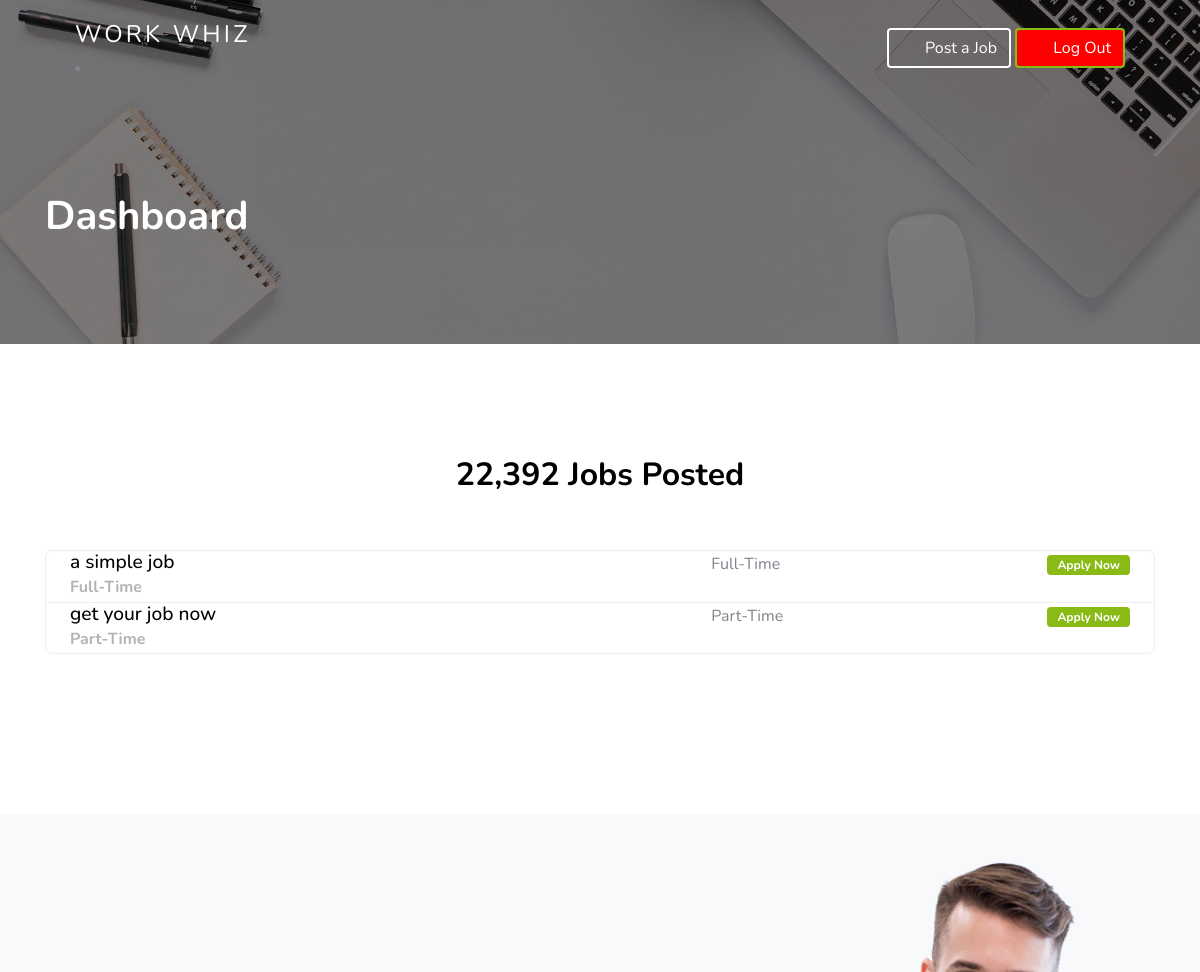
/company/dashboard (signed in, upper part), run on an earlier commit of the app's database.
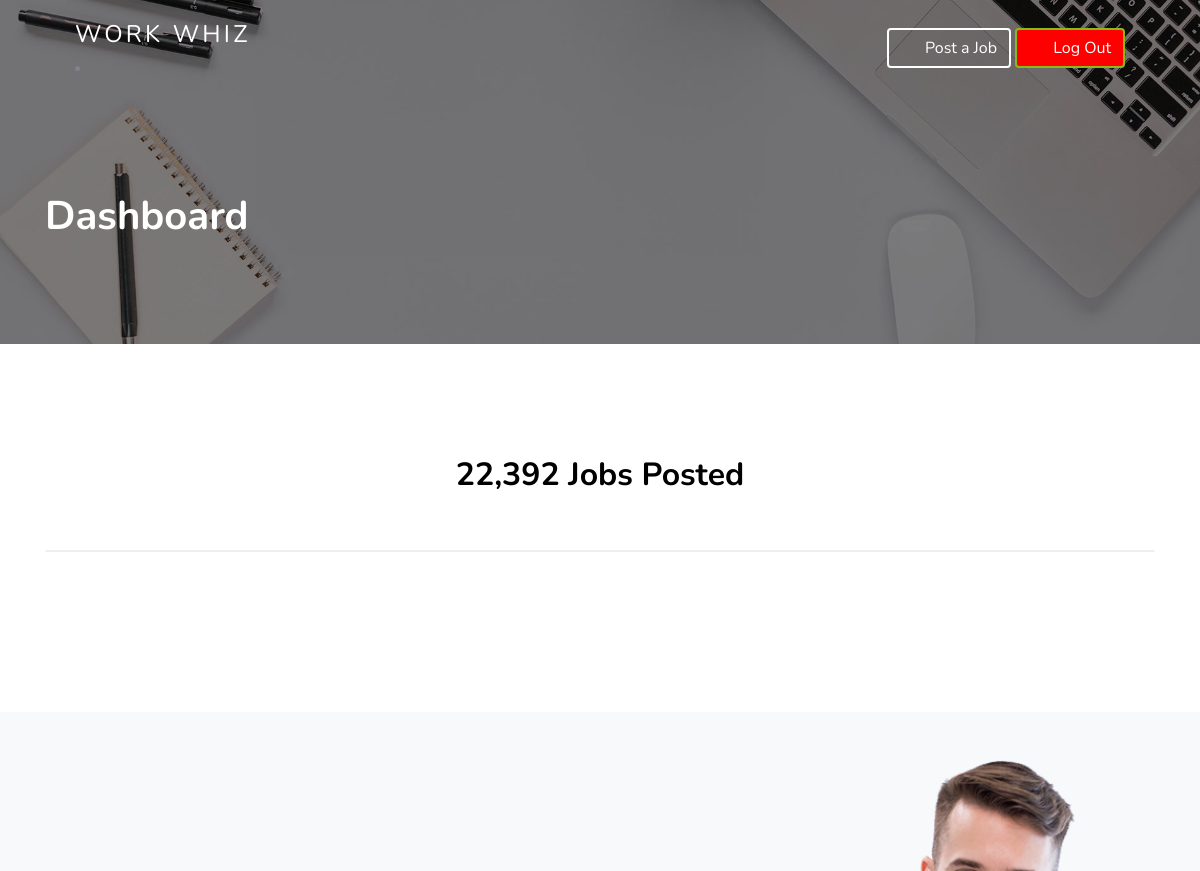
And on a later commit of the database.
### tables this page shows
CREATE TABLE jobs (id INTEGER PRIMARY KEY AUTOINCREMENT, category TEXT, region TEXT, type TEXT, desc TEXT, company_id TEXT, time TEXT);

### app.py (the view)
@app.route("/company/dashboard")
def company_dash():
    email = session['email']
    print(email)
    conn = sqlite3.connect('database.db')
    cursor = conn.cursor()
    cursor.execute("SELECT * FROM jobs WHERE company_id = ?", (email,))
    jobs = cursor.fetchall()
    conn.close()
    print(jobs)
    job_count = len(jobs)
    return render_template("company-dash.html", jobs = jobs, count=job_count)

### templates/company-dash.html
{%extends "company-base.html" %}
{%block content%}
{% block header %}
  <h1 hidden="hidden"> {% block title %} Dashboard {% endblock %} </h1>
{% endblock %}
<section class="site-section" id="next">
  <div class="container">
    <div class="row mb-5 justify-content-center">
      <div class="col-md-7 text-center">
        <h2 class="section-title mb-2">22,392 Jobs Posted</h2>
      </div>
    </div>
    <ul class="job-listings mb-5">
      {% if jobs is not none%}
      {% for job in jobs%}
      <li class="job-listing d-block d-sm-flex pb-3 pb-sm-0 align-items-center">
        <a href="{{url_for('company_posts')}}"></a>
        <div class="job-listing-about d-sm-flex custom-width w-100 justify-content-between mx-4">
          <div class="job-listing-position custom-width w-50 mb-3 mb-sm-0">
            <h2>{{job[3]}}</h2>
            <strong>{{job[2]}}</strong>
          </div>
          <div class="job-listing-location mb-3 mb-sm-0 custom-width w-25">
            <span class="icon-room"></span> {{job[2]}}
          </div>
          <div class="job-listing-meta">
            <span class="badge badge-success">Apply Now</span>
          </div>
        </div>
      </li>
      {%endfor%}
      {%endif%}
    </ul>
  </div>
</section>
{% endblock %}

What changed in the data, as far as the page shows it:
no longer on this page (row edited): jobs: desc "a simple job", type "Full-Time"
no longer on this page (row edited): jobs: desc "get your job now", type "Part-Time"
